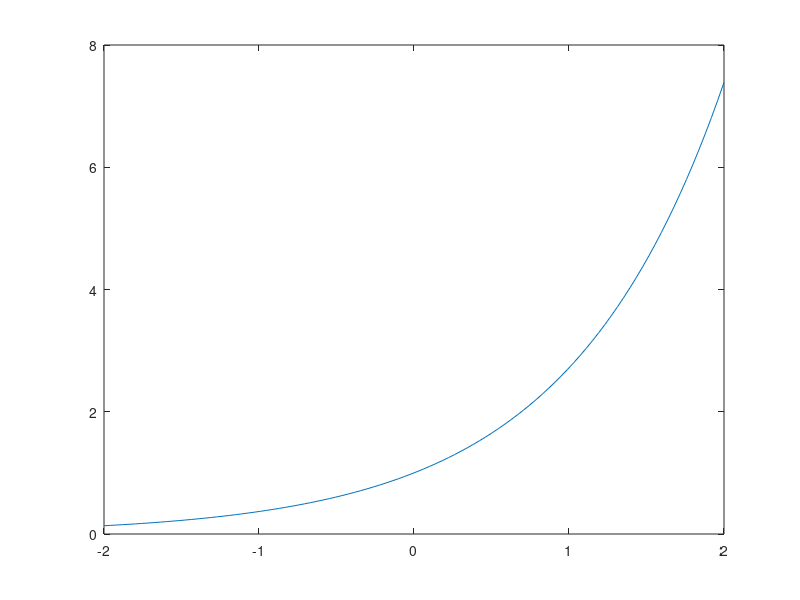
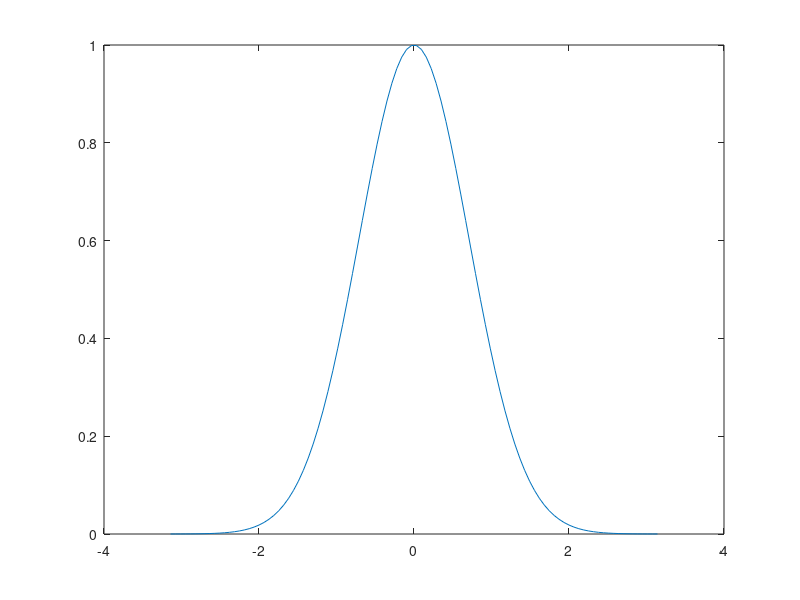
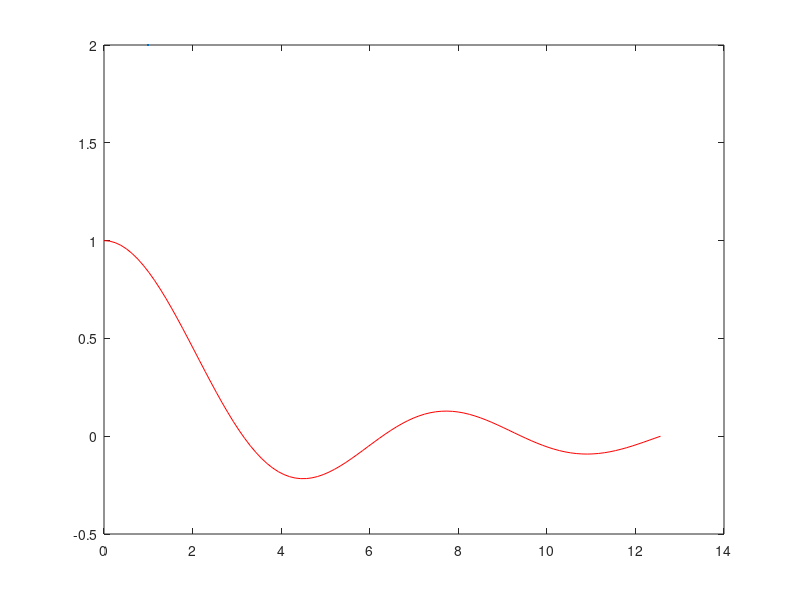
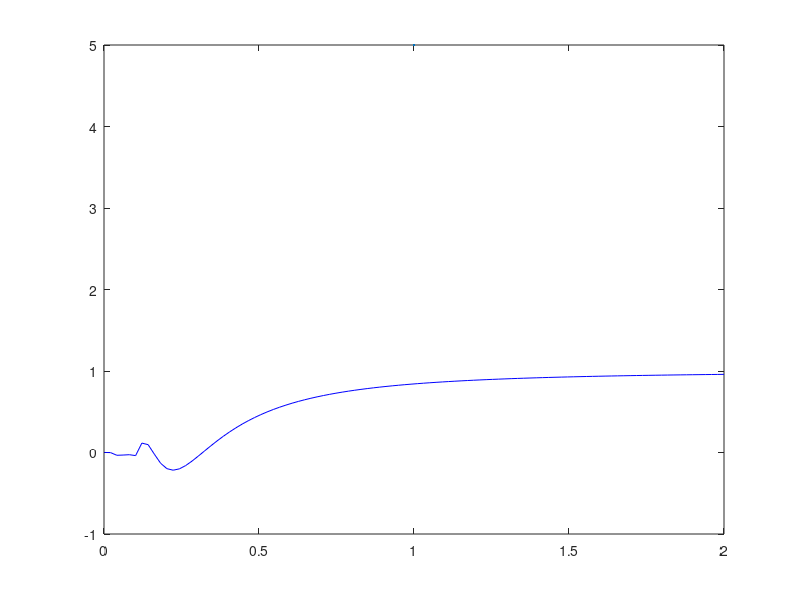

Recreate these plots in MATLAB, in order.
%exercise 6 
%a
x = linspace(-pi, pi);
y = sin(x);
%figure;
%plot(x,y);

%b
x = linspace(-2, 2);
y = exp(x);
figure
plot(x, y);

%c
x = linspace(-pi, pi);
y = exp(-x.^2);
figure
plot(x, y)

%d 
x = linspace(0.001, 4*pi, 100);
y = sin(x)./x;
figure
plot(x, y, "r", LineWidth=2)

%e
x = linspace(0.001, 2, 100);
y = x.*sin(1./x);
figure
plot(x ,y, "b", LineWidth=5)
